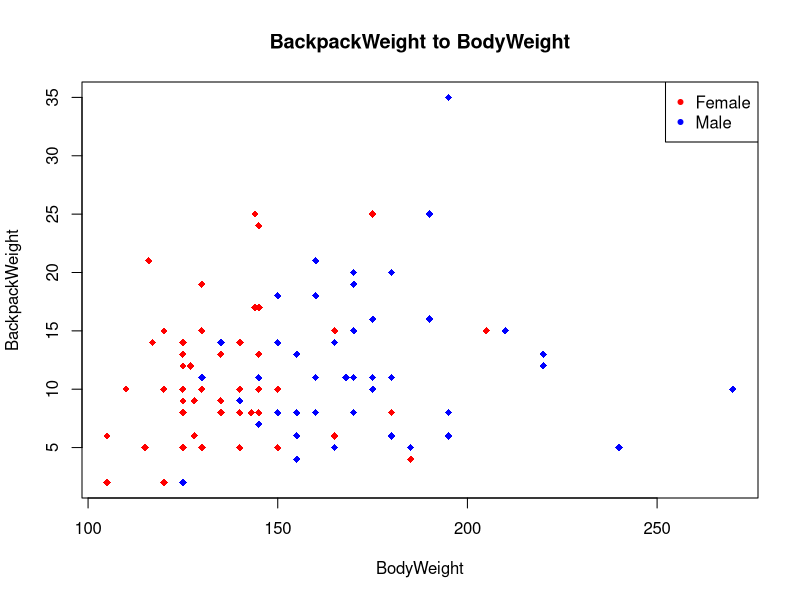

Write R code to recreate this figure.
## ---- chunk 1
backpack <- read.csv("backpack.csv", header = TRUE)
attach(backpack)

plot(BodyWeight, BackpackWeight, main = "BackpackWeight to BodyWeight", xlab = "BodyWeight", ylab = "BackpackWeight", col = ifelse(backpack$Sex == "Female", "Red", "Blue"), pch = 18)

legend("topright", legend = c("Female", "Male"), col = c("red", "blue"), pch = 20)
